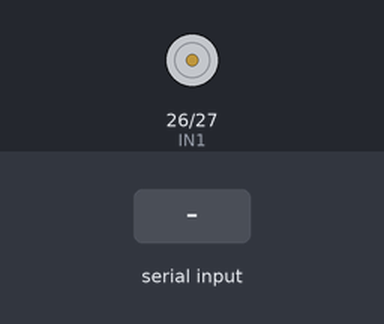
Recording of a sketch running on a simulated ESP32. Shown: motor-driver pin pairs drawn as motors (green arrow = first pin HIGH = forward, orange = second pin HIGH = backward, longer = more drive). The test bench sets the inputs (shaded band). Nothing arrives over Bluetooth unless stated; what the sketch prints to the serial monitor is not drawn.

Above: at 1.2 s.
1.3 s: "1" received over the second serial link
At 1.6 s:
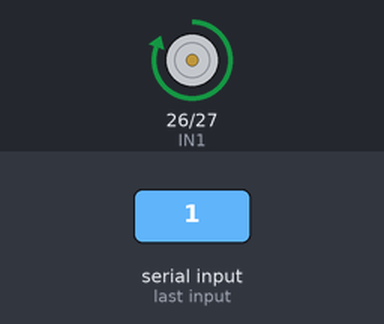
2.8 s: "0" received over the second serial link
At 3.9 s:
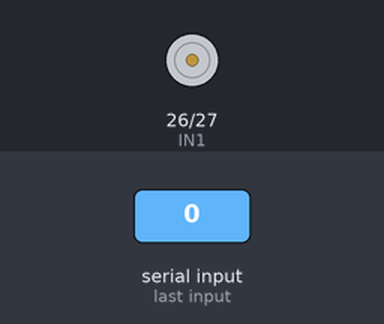
Timing chart, 0 to 5.8 s (numbered marks = the images above; inputs shaded):
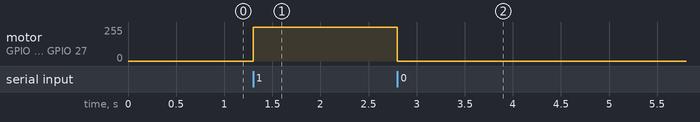

Measured:
- after the input at 1.3 s, motor on GPIO 26 (IN1) / GPIO 27 (IN2): stopped → forward 255/255 at once
- after the input at 2.8 s, motor on GPIO 26 (IN1) / GPIO 27 (IN2): forward 255/255 → stopped at once

The sketch:

esp32_bluetooth_motor.ino
```cpp
#include "BluetoothSerial.h"

BluetoothSerial SerialBT;

int IN1 = 26;
int IN2 = 27;

void setup() {
  pinMode(IN1, OUTPUT);
  pinMode(IN2, OUTPUT);

  Serial.begin(115200);
  SerialBT.begin("ESP32_MOTOR");

  Serial.println("Bluetooth Motor Control Started");
}

void loop() {
  if (SerialBT.available()) {
    char cmd = SerialBT.read();

    if (cmd == '1') {
      digitalWrite(IN1, HIGH);
      digitalWrite(IN2, LOW);
    }
    else if (cmd == '0') {
      digitalWrite(IN1, LOW);
      digitalWrite(IN2, LOW);
    }
  }
}
```
